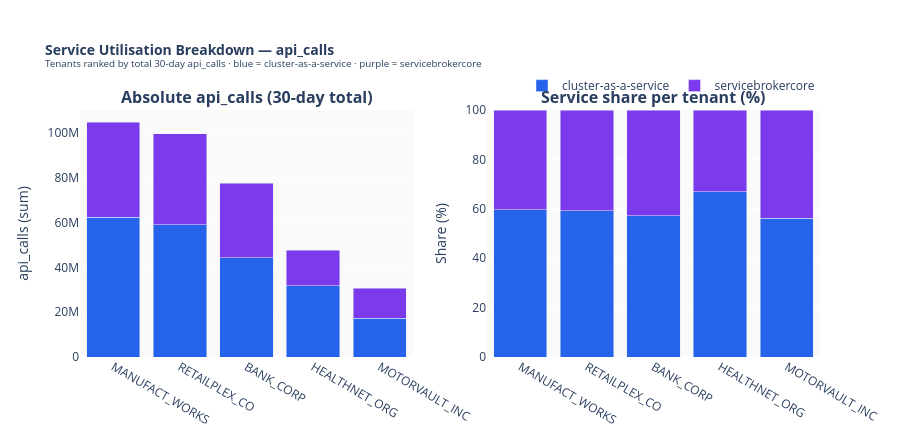

Notebook cell for this chart:
### Markdown cell above
### Chart Guide

**Purpose:** Shows both the raw volume each tenant generates and how that volume is split between the two platform services.
Helps the MSP understand which service is doing more work and whether that distribution is uniform or tenant-specific.

**Chart Attributes**

| | |
|---|---|
| **Chart type** | Stacked bar chart (two panels) |
| **Left panel** | Absolute `api_calls` total per tenant · stacked by service |
| **Right panel** | 100% share per tenant · shows proportional split |
| **X axis** | Tenant (sorted by total api_calls, descending) |
| **Y axis (left)** | api_calls (sum over 30 days) |
| **Y axis (right)** | Percentage share (0–100%) |
| **Colours** | Blue = `cluster-as-a-service` · Purple = `servicebrokercore` |
| **Hover** | Tenant · Service · value / share % |

**Insights:** The left panel shows volume dominance — `RETAILPLEX_CO` and `MANUFACT_WORKS` are typically the highest-throughput tenants.
The right panel exposes structural patterns: `MANUFACT_WORKS` skews heavily blue because its IoT edge workloads are cluster-managed, not brokered.
Tenants with a near-50/50 split (e.g. `BANK_CORP`) consume both platform layers equally.

### Code cell
if fig_43 is not None:
    fig_43.show()

### Figure 1 — Plotly figure (JSON) as saved in the notebook; plotly's stock layout.template omitted (floating-point values rounded to 4 significant figures)
{"data": [{"hovertemplate": "<b>%{x}</b><br>cluster-as-a-service<br>api_calls: %{y:,.0f}<extra></extra>", "legendgroup": "cluster-as-a-service", "marker": {"color": "#2563EB"}, "name": "cluster-as-a-service", "showlegend": true, "type": "bar", "x": ["MANUFACT_WORKS", "RETAILPLEX_CO", "BANK_CORP", "HEALTHNET_ORG", "MOTORVAULT_INC"], "xaxis": "x", "y": [62393303, 59135153, 44360266, 31890475, 17290468], "yaxis": "y"}, {"hovertemplate": "<b>%{x}</b><br>cluster-as-a-service<br>Share: %{y:.1f}%<extra></extra>", "legendgroup": "cluster-as-a-service", "marker": {"color": "#2563EB"}, "name": "cluster-as-a-service", "showlegend": false, "type": "bar", "x": ["MANUFACT_WORKS", "RETAILPLEX_CO", "BANK_CORP", "HEALTHNET_ORG", "MOTORVAULT_INC"], "xaxis": "x2", "y": [59.53, 59.27, 57.19, 66.9, 56.23], "yaxis": "y2"}, {"hovertemplate": "<b>%{x}</b><br>servicebrokercore<br>api_calls: %{y:,.0f}<extra></extra>", "legendgroup": "servicebrokercore", "marker": {"color": "#7C3AED"}, "name": "servicebrokercore", "showlegend": true, "type": "bar", "x": ["MANUFACT_WORKS", "RETAILPLEX_CO", "BANK_CORP", "HEALTHNET_ORG", "MOTORVAULT_INC"], "xaxis": "x", "y": [42416967, 40639680, 33203634, 15775914, 13457716], "yaxis": "y"}, {"hovertemplate": "<b>%{x}</b><br>servicebrokercore<br>Share: %{y:.1f}%<extra></extra>", "legendgroup": "servicebrokercore", "marker": {"color": "#7C3AED"}, "name": "servicebrokercore", "showlegend": false, "type": "bar", "x": ["MANUFACT_WORKS", "RETAILPLEX_CO", "BANK_CORP", "HEALTHNET_ORG", "MOTORVAULT_INC"], "xaxis": "x2", "y": [40.47, 40.73, 42.81, 33.1, 43.77], "yaxis": "y2"}], "layout": {"annotations": [{"font": {"size": 16}, "showarrow": false, "text": "<b>Absolute api_calls (30-day total)</b>", "x": 0.225, "xanchor": "center", "xref": "paper", "y": 1, "yanchor": "bottom", "yref": "paper"}, {"font": {"size": 16}, "showarrow": false, "text": "<b>Service share per tenant (%)</b>", "x": 0.775, "xanchor": "center", "xref": "paper", "y": 1, "yanchor": "bottom", "yref": "paper"}], "barmode": "stack", "height": 440, "legend": {"orientation": "h", "x": 1, "xanchor": "right", "y": 1.04, "yanchor": "bottom"}, "margin": {"t": 110}, "plot_bgcolor": "#fafafa", "title": {"font": {"size": 14}, "text": "<b>Service Utilisation Breakdown — api_calls</b><br><sup>Tenants ranked by total 30-day api_calls · blue = cluster-as-a-service · purple = servicebrokercore</sup>"}, "xaxis": {"anchor": "y", "domain": [0, 0.45]}, "xaxis2": {"anchor": "y2", "domain": [0.55, 1]}, "yaxis": {"anchor": "x", "domain": [0, 1], "title": {"text": "api_calls (sum)"}}, "yaxis2": {"anchor": "x2", "domain": [0, 1], "range": [0, 100], "title": {"text": "Share (%)"}}}}
